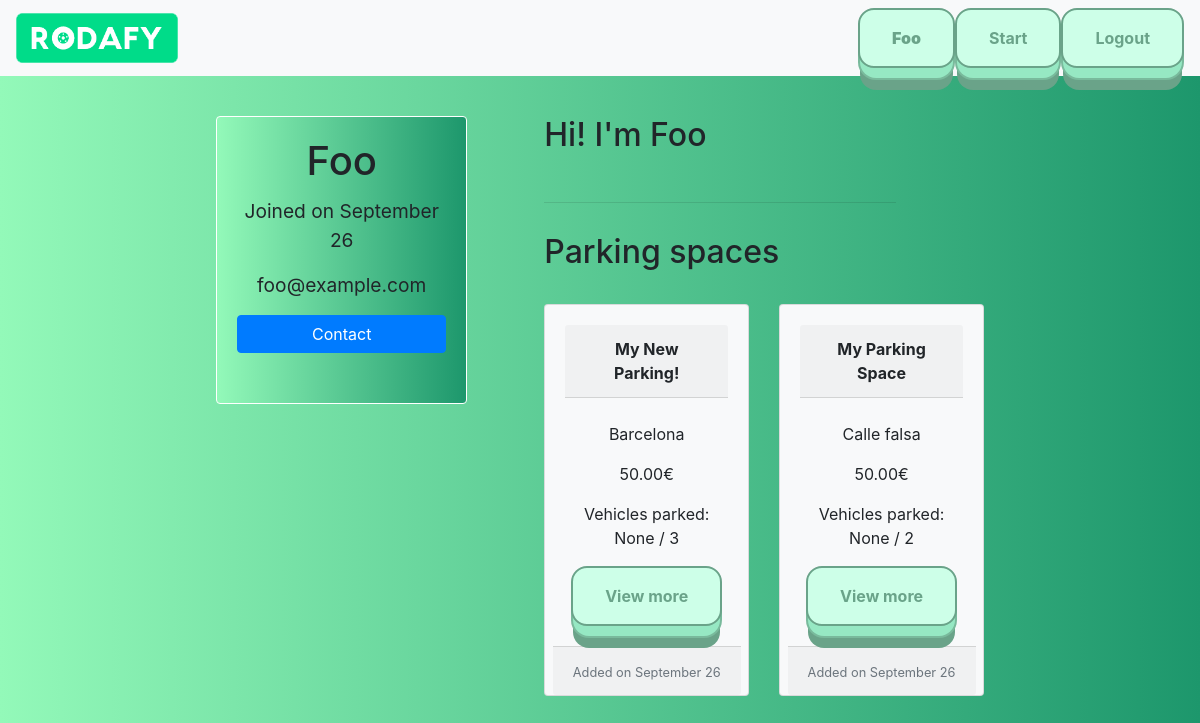
The page /profile/foo (signed in) on the database its author committed.
### rodafy/models.py (models this page shows)
class User(AbstractUser):
    pass

class Parking_Space(models.Model):
    user = models.ForeignKey('User', on_delete=models.CASCADE, default=None)
    title = models.CharField(default=None, max_length=40)
    length = models.IntegerField(default=None)
    width = models.IntegerField(default=None)
    address = models.CharField(default=None, max_length=140)
    price = models.DecimalField(default=None, max_digits=5, decimal_places=2)
    amount_vehicles_allowed = models.IntegerField(default=None)
    amount_vehicles_current = models.IntegerField(default="0", null=True, blank=True)
    description = models.CharField(default=None, max_length=500)
    created = models.DateTimeField(default=datetime.now())

### rodafy/views.py (the view)
# urls.py: path("profile/<str:username>", views.profile, name="profile"),
def profile(request, username):
    if request.method == 'GET':
        currentuser = request.user
        profileuser = get_object_or_404(User, username=username)
        parking = Parking_Space.objects.filter(user=profileuser).order_by('id').reverse()
        if request.user.is_anonymous:
            return redirect('login')
        else:
            context = {
                'profileuser': profileuser,
                'parking': parking,
            }
            return render(request, "rodafy/profile.html", context)

### rodafy/templates/rodafy/profile.html (shortened to what this page needs)
{% extends "rodafy/layout.html" %}
{% load static %}
{% block body %}
{% if user.is_authenticated %}
<div class="profile">
<div class="card-index" style="width: 18rem; height: 18rem; float: left; margin-right: 10%;">
    <div class="card-body">
      <h1 class="card-title">{{profileuser.username|title}}</h1>
      <p>Joined on {{profileuser.date_joined | date:"F d"}}</p>
      <p>{{profileuser.email}}</p>
      <a href="mailto:{{profileuser.email}}" class="btn btn-primary">Contact</a>
    </div>
  </div>
<div id=profile-content>
  <h2 id=profile-title>Hi! I'm {{profileuser.username|title}}</h2><br>
    <hr style="width:80%;text-align:left;margin-left:0; margin-bottom: 30px;">
        <h2>Parking spaces</h2><br>
    <div class="card-deck" style="text-align: left;">
    {% for Parking_Space in parking %}
        <div class="card bg-light mb-3" style="max-width: 18rem; background-color: red;">
          <div class="card-body">
            <div class="card-header"><strong>{{Parking_Space.title|title}}</strong></div><br>
            <p class="card-text">{{Parking_Space.address}}</p>
            <p class="card-text">{{Parking_Space.price}}€</p>
            <p class="card-text">Vehicles parked: {{Parking_Space.amount_vehicles_current}} / {{Parking_Space.amount_vehicles_allowed}}</p>
            <a href="{% url 'listing' id=Parking_Space.id %}">
            <button class="big-button">View more</button>
            </a>
          </div>
          <div class="card-footer">
            <small class="text-muted">Added on {{Parking_Space.created | date:"F d"}}</small>
          </div>
        </div>
    {% endfor %}
</div>
</div>
{% else %}
<a class="btn btn-primary" href="{% url 'register' %}">Register here!</a>
{% endif %}
{% endblock %}

### rodafy/templates/rodafy/layout.html (shortened to what this page needs)
{% load static %}
<!DOCTYPE html>
<html lang="en">
    <head>
        <link href="{% static 'rodafy/css/styles.css' %}" rel="stylesheet">
        <link rel="stylesheet" href="https://stackpath.bootstrapcdn.com/bootstrap/4.4.1/css/bootstrap.min.css">
    </head>
<body>
    <nav class="navbar navbar-light bg-light" >
        <a class="navbar-brand" href="{% url 'index' %}">
          <img src="{% static 'rodafy/images/rodafypng.png' %}" width="60%" height="60%" class="d-inline-block align-top" alt="">
          </a>
          <ul class="nav justify-content-end">
            {% if user.is_authenticated %}
            <li class="nav-item">
              <a href="{% url 'profile' username=user.username %}">
                <button class="big-button"><strong>{{request.user.username|title}}</strong></button>
              </a>
            </li>
            <li class="nav-item">
              <a href="{% url 'index' %}">
                <button class="big-button">Start</button>
              </a>
            </li>
            <li class="nav-item">
              <a href="{% url 'logout' %}">
                <button class="big-button">Logout</button>
              </a>
              </li>
            {% endif %}
          </ul>
      </nav>
<div class="body-content">
{% block body %}
{% endblock %}
</div>
</body>
<link href="https://cdnjs.cloudflare.com/ajax/libs/font-awesome/4.7.0/css/font-awesome.css" type="text/css" rel="stylesheet">
</html>

### rodafy/static/rodafy/css/styles.css (style rules this page uses)
body { background: #1D976C; background: -webkit-linear-gradient(to right, #93F9B9, #1D976C); background: linear-gradient(to right, #93F9B9, #1D976C); }
.body-content { width: 80%; margin-left: 10%; margin-right: 10%; margin-top: 40px; }
.btn-primary { width: 100%; }
.card { width: 40%; text-align: center; display:block; float:left; border-radius: 25%; border-color: #fff; align-items: center; }
.card-index { position: relative; display: -webkit-box; display: -ms-flexbox; display: flex; -webkit-box-orient: vertical; -webkit-box-direction: normal; -ms-flex-direction: column; flex-direction: column; min-width: 0; word-wrap: break-word; background: #1D976C; background: -webkit-linear-gradient(to right, #93F9B9, #1D976C); background: linear-gradient(to right, #93F9B9, #1D976C); background-clip: border-box; border: 2px solid white; box-shadow: #fff; border-radius: .25rem; margin-bottom: 25px; width: 40%; border: 1px solid white; float: left; text-align: center; font-size: 120%; }
.profile { width: 80%; margin-right: 10%; margin-left: 10%; display: flex; }
:root { --backgroundColor: rgba(246, 241, 209); --colorShadeA: rgb(106, 163, 137); --colorShadeB: rgb(121, 186, 156); --colorShadeC: rgb(150, 232, 195); --colorShadeD: rgb(187, 232, 211); --colorShadeE: rgb(205, 255, 232); }
* { box-sizing: border-box; }
*::before, *::after { box-sizing: border-box; }
button { position: relative; display: inline-block; cursor: pointer; outline: none; border: 0; vertical-align: middle; text-decoration: none; font-size: 1.5rem; color:var(--colorShadeA); font-weight: 700; text-transform: uppercase; font-family: inherit; }
button.big-button { padding: 1em 2em; border: 2px solid var(--colorShadeA); border-radius: 1em; background: var(--colorShadeE); transform-style: preserve-3d; transition: all 175ms cubic-bezier(0, 0, 1, 1); }
button.big-button::before { position: absolute; content: ''; width: 100%; height: 100%; top: 0; left: 0; right: 0; bottom: 0; background: var(--colorShadeC); border-radius: inherit; box-shadow: 0 0 0 2px var(--colorShadeB), 0 0.75em 0 0 var(--colorShadeA); transform: translate3d(0, 0.75em, -1em); transition: all 175ms cubic-bezier(0, 0, 1, 1); }

### rows shown on the page
User: user.username "Foo", username "Foo", date_joined "September 26", email "foo@example.com"
Parking_Space: title "My New Parking!", address "Barcelona", price "50.00", amount_vehicles_current "None", amount_vehicles_allowed "3", created "September 26"
Parking_Space: title "My Parking Space", address "Calle falsa", price "50.00", amount_vehicles_current "None", amount_vehicles_allowed "2", created "September 26"
